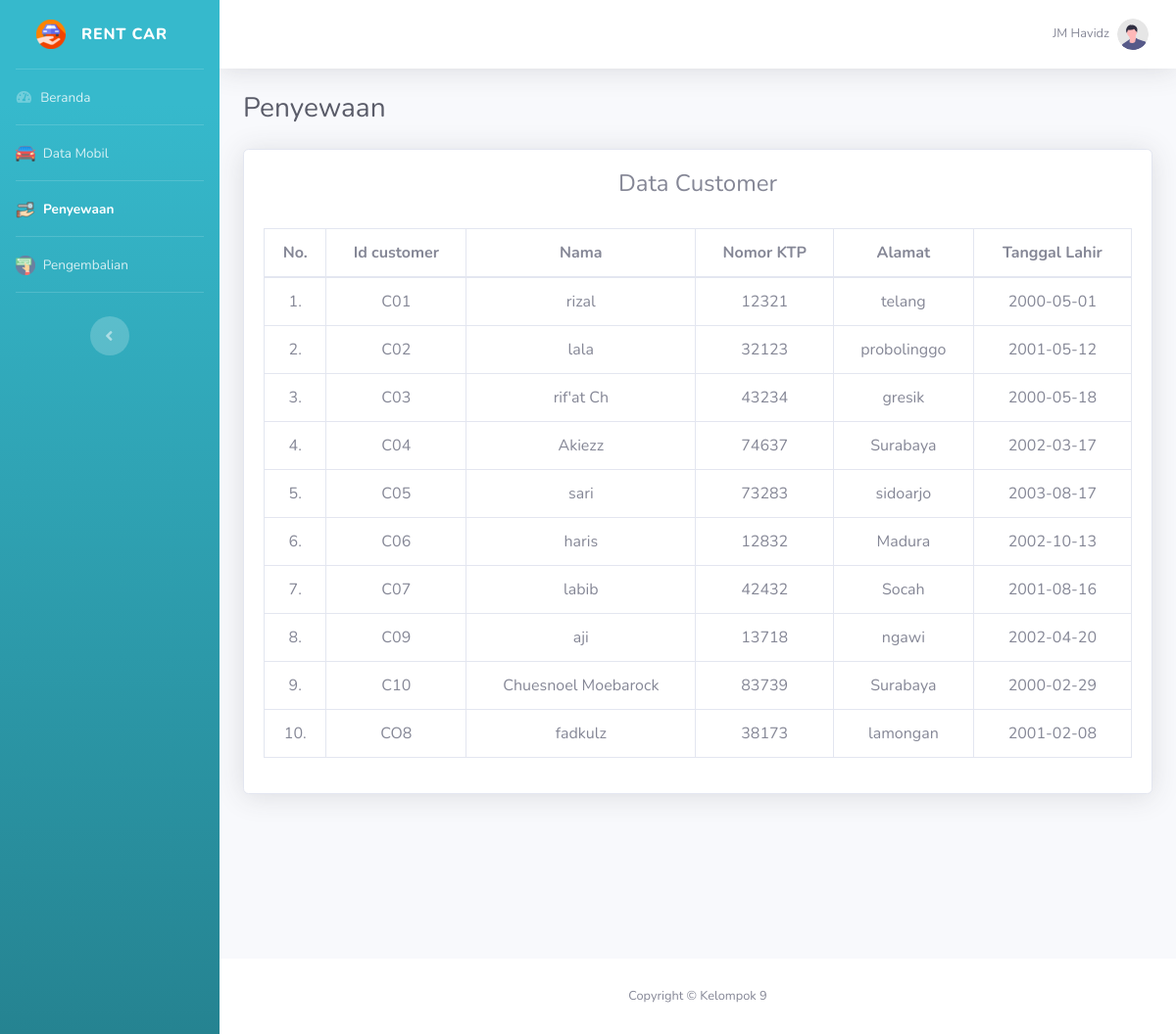
The app's page /data_customer.php (signed in), older data.
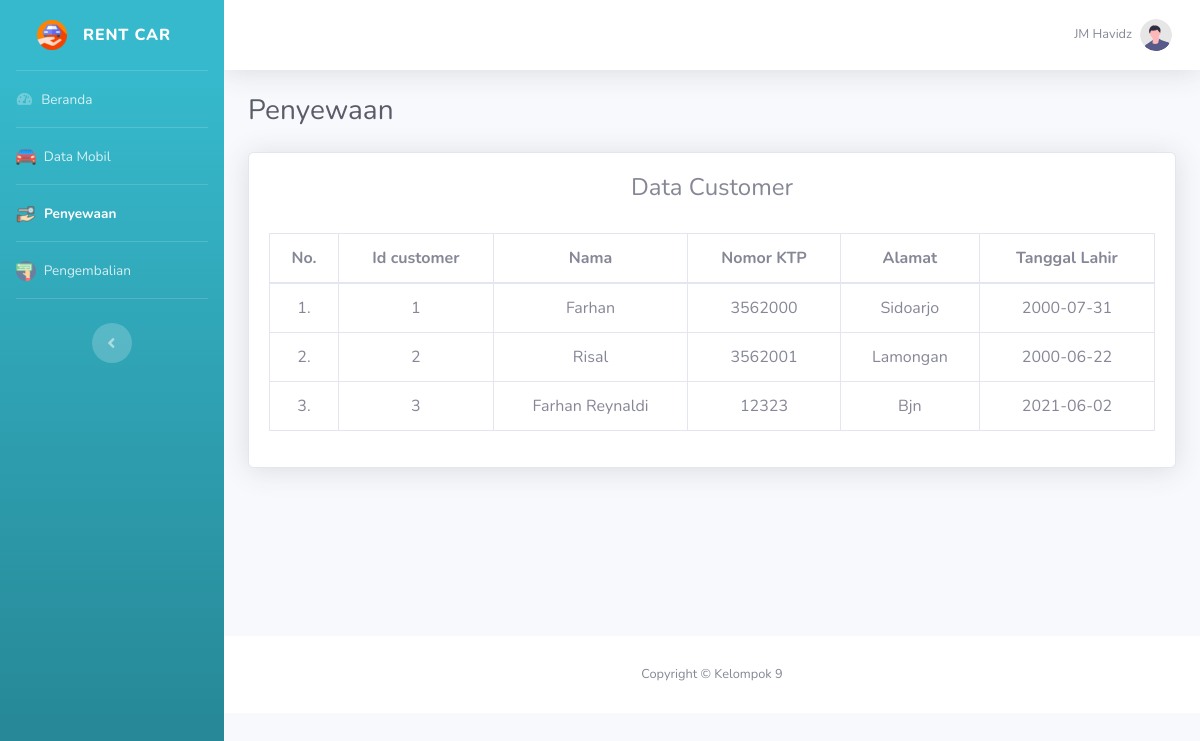
The same page, newer data.
### tables this page shows
CREATE TABLE `customer` (
  `id_customer` int(11) NOT NULL,
  `nama` varchar(100) NOT NULL,
  `no_ktp` int(16) NOT NULL,
  `alamat` varchar(100) NOT NULL,
  `tanggal_lahir` date NOT NULL
);

### data_customer.php (the view, shortened to what the changed rows need)
<!DOCTYPE html>
<?php
include "connection/koneksi.php";
$id = $_SESSION['id_admin'];
if(isset ($_SESSION['username'])){
    $query = "select * from admin natural join level_user where id_admin = $id";
    mysqli_query($conn, $query);
    $sql = mysqli_query($conn, $query);
    while($r = mysqli_fetch_array($sql)){
?>
<html lang="en">
<head>
    <link href="vendor/fontawesome-free/css/all.min.css" rel="stylesheet" type="text/css">
    <link href="css/sb-admin-2.min.css" rel="stylesheet">
    <link href="css/arabic.css" rel="stylesheet" >
</head>
<body id="page-top">
    <div id="wrapper">
        <ul class="navbar-nav bg-gradient-info sidebar sidebar-dark accordion" id="accordionSidebar">
        <?php
            if($r['id_level'] == 1){
        ?>
            <a class="sidebar-brand d-flex align-items-center justify-content-center" href="beranda.php">
                <div class="sidebar-brand-icon">
                    <img src="img/icon.png" width="30px" height="30px">
                </div>
                <div class="sidebar-brand-text mx-3">Rent Car</div>
            </a>
            <hr class="sidebar-divider my-0">
            <li class="nav-item">
                <a class="nav-link" href="beranda.php">
                    <i class="fas fa-fw fa-tachometer-alt"></i>
                    <span>Beranda</span>
                </a>
            </li>
            <hr class="sidebar-divider my-0">
            <li class="nav-item">
                <a class="nav-link" href="data_mobil.php">
                <img alt="Image placeholder" src="img/mobil.png">
                    <span>&nbsp;Data Mobil</span>
                </a>
            </li>
            <hr class="sidebar-divider my-0">
            <li class="nav-item active">
                <a class="nav-link" href="peminjaman.php">
                <img alt="Image placeholder" src="img/pinjam.png">
                    <span>&nbsp;Penyewaan</span>
                </a>
            </li>
            <hr class="sidebar-divider my-0">
            <li class="nav-item">
                <a class="nav-link" href="pengembalian.php">
                <img alt="Image placeholder" src="img/kembali.png">
                    <span>&nbsp;Pengembalian</span>
                </a>
            </li>
            <hr class="sidebar-divider my-0">
            <br>
            <div class="text-center d-none d-md-inline">
                <button class="rounded-circle border-0" id="sidebarToggle"></button>
            </div>
        <?php
            } else if($r['id_level'] == 2){
        ?>
            <a class="sidebar-brand d-flex align-items-center justify-content-center" href="beranda.php">
                <div class="sidebar-brand-icon rotate-n-15">
                    <img src="img/dashboard.png" width="30px" height="30px">
                </div>
                <div class="sidebar-brand-text mx-3">Rent Car</div>
            </a>
            <hr class="sidebar-divider my-0">
            <li class="nav-item active">
                <a class="nav-link" href="beranda.php">
                    <i class="fas fa-fw fa-tachometer-alt"></i>
                    <span>Beranda</span>
                </a>
            </li>
            <hr class="sidebar-divider my-0">
            <li class="nav-item">
                <a class="nav-link" href="data_mobil_admin.php">
                    <i class="fas fa-fw fa-folder"></i>
                    <span>Data Mobil</span>
                </a>
            </li>
            <hr class="sidebar-divider my-0">
            <li class="nav-item">
                <a class="nav-link" href="data_transaksi.php">
                    <i class="fas fa-fw fa-folder"></i>
                    <span>Data Transaksi</span>
                </a>
            </li>
            <hr class="sidebar-divider my-0">
            <br>
            <div class="text-center d-none d-md-inline">
                <button class="rounded-circle border-0" id="sidebarToggle"></button>
            </div>
        <?php
            }
        ?>
        </ul>
        <div id="content-wrapper" class="d-flex flex-column">
            <div id="content">
                <nav class="navbar navbar-expand navbar-light bg-white topbar mb-4 static-top shadow">
                    <ul class="navbar-nav ml-auto">
                        <li class="nav-item dropdown no-arrow">
                            <a class="nav-link dropdown-toggle" href="#" id="userDropdown" role="button"
                                data-toggle="dropdown" aria-haspopup="true" aria-expanded="false">
                                <span class="mr-2 d-none d-lg-inline text-gray-600 small"><?php echo $r['nama'];?></span>
                                <img class="img-profile rounded-circle"
                                    src="img/undraw_profile.svg">
                            </a>
                        </li>
                    </ul>
                </nav>
            <div class="container-fluid">
                <div class="d-sm-flex align-items-center justify-content-between mb-4">
                    <h1 class="h3 mb-0 text-gray-800">Penyewaan</h1>
                </div>
                <section class="mar-top--x-3 mar-bottom--x-5">
                    <div class="card shadow mb-4">
                        <div class="card-body">
                            <div class="responsive">
                                <div class="judul">
                                    <h4 align="center">Data Customer</h4>
                                    <br>
                                </div>
                                <?php
                                $query_data_customer = "SELECT * FROM customer";
                                $sql_data_customer = mysqli_query($conn, $query_data_customer);
                                $no = 1;
                                ?>
                                <table class="table table-bordered" id="dataTable" width="100%" cellspacing="0">
                                    <thead align="center">
                                        <tr>
                                            <th>No.</th>
                                            <th>Id customer</th>
                                            <th>Nama</th>
                                            <th>Nomor KTP</th>
                                            <th>Alamat</th>
                                            <th>Tanggal Lahir</th>
                                        </tr>
                                    </thead>
                                    <tbody align="center">
                                    <?php
                                        while($r_dt_customer = mysqli_fetch_array($sql_data_customer)){
                                    ?>
                                        <tr class="odd gradeX">
                                        <td><center><?php echo $no++; ?>.</center></td>
                                        <td><?php echo $r_dt_customer['id_customer']; ?></td>
                                        <td><?php echo $r_dt_customer['nama']; ?></td>
                                        <td><?php echo $r_dt_customer['no_ktp']; ?></td>
                                        <td><?php echo $r_dt_customer['alamat']; ?></td>
                                        <td><?php echo $r_dt_customer['tanggal_lahir']; ?></td>
                                        </tr>
                                    <?php
                                        }
                                    ?>
                                    </tbody>
                                </table>
                            </div>
                        </div>
                    </div>
                </section>
            </div>
            <br><br><br><br><br><br>
            <footer class="sticky-footer bg-white">
                <div class="container my-auto">
                    <div class="copyright text-center my-auto">
                        <span>Copyright &copy; Kelompok 9</span>
                    </div>
                </div>
            </footer>
        </div>
    </div>
</body>
</html>
<?php
  }
} else {
  header('location: logout.php');
}
?>

Row changes from the older to the newer data that the page shows:
removed customer: id_customer "C01", nama "rizal", no_ktp "12321", alamat "telang", tanggal_lahir "2000-05-01"
removed customer: id_customer "C02", nama "lala", no_ktp "32123", alamat "probolinggo", tanggal_lahir "2001-05-12"
removed customer: id_customer "C03", nama "rif'at Ch", no_ktp "43234", alamat "gresik", tanggal_lahir "2000-05-18"
removed customer: id_customer "C04", nama "Akiezz", no_ktp "74637", alamat "Surabaya", tanggal_lahir "2002-03-17"
removed customer: id_customer "C05", nama "sari", no_ktp "73283", alamat "sidoarjo", tanggal_lahir "2003-08-17"
removed customer: id_customer "C06", nama "haris", no_ktp "12832", alamat "Madura", tanggal_lahir "2002-10-13"
removed customer: id_customer "C07", nama "labib", no_ktp "42432", alamat "Socah", tanggal_lahir "2001-08-16"
removed customer: id_customer "C09", nama "aji", no_ktp "13718", alamat "ngawi", tanggal_lahir "2002-04-20"
removed customer: id_customer "C10", nama "Chuesnoel Moebarock", no_ktp "83739", alamat "Surabaya", tanggal_lahir "2000-02-29"
removed customer: id_customer "CO8", nama "fadkulz", no_ktp "38173", alamat "lamongan", tanggal_lahir "2001-02-08"
added customer: id_customer "1", nama "Farhan", no_ktp "3562000", alamat "Sidoarjo", tanggal_lahir "2000-07-31"
added customer: id_customer "2", nama "Risal", no_ktp "3562001", alamat "Lamongan", tanggal_lahir "2000-06-22"
added customer: id_customer "3", nama "Farhan Reynaldi", no_ktp "12323", alamat "Bjn", tanggal_lahir "2021-06-02"
